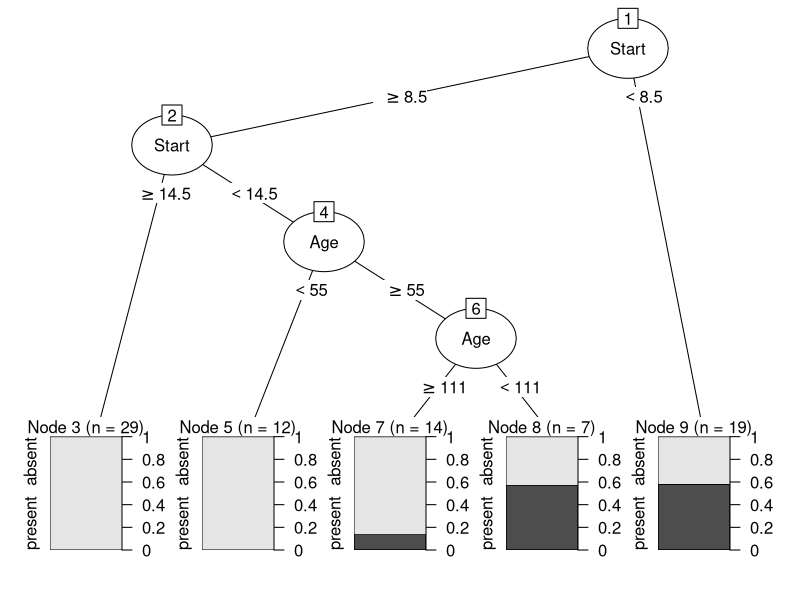
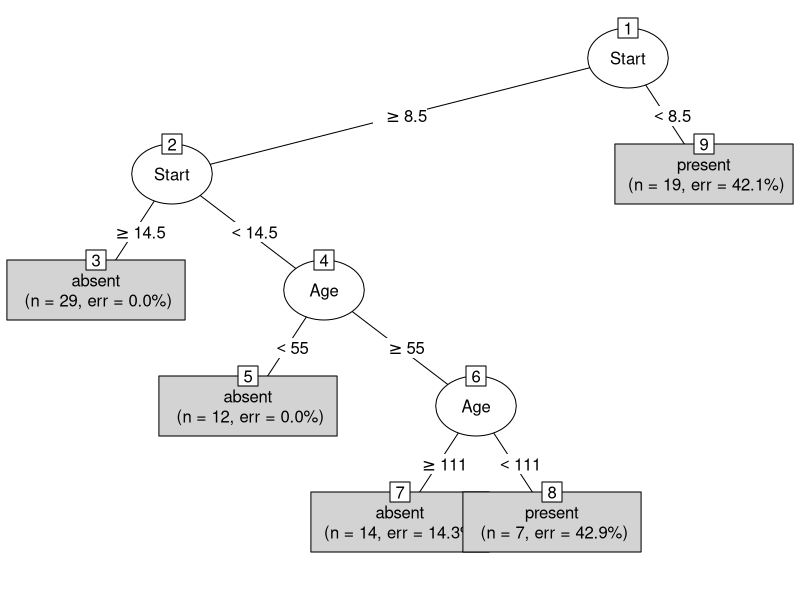

Here is the R script that generated these plots, in order:
## ---- chunk 1
library(gam)
data(kyphosis)
## ---- chunk 2
str(kyphosis)
## ---- chunk 3
library(rpart)
## ---- chunk 4
(rp <- rpart(Kyphosis ~ Age + Number + Start, data = kyphosis))
## ---- chunk 5
library(partykit)
## ---- chunk 6
plot(as.party(rp))
## ---- chunk 7
plot(as.party(rp), type = 'simple')
